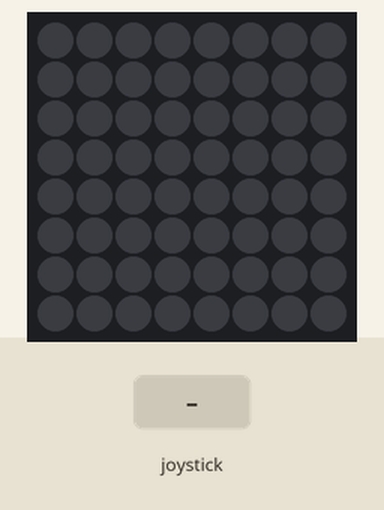
This program was run on a simulated Raspberry Pi (BCM pin numbers) with a Sense HAT. On the bench: the Sense HAT's 8×8 RGB LED matrix. Inputs (shaded band) come from the test bench. The pygame window is not drawn; what the program prints to the terminal is not drawn.

Above: at 1.6 s.
1.7 s: joystick pushed up
At 1.77 s:
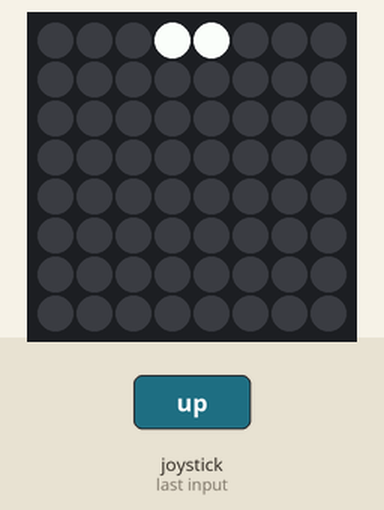
3.3 s: joystick pushed down
At 3.39 s:
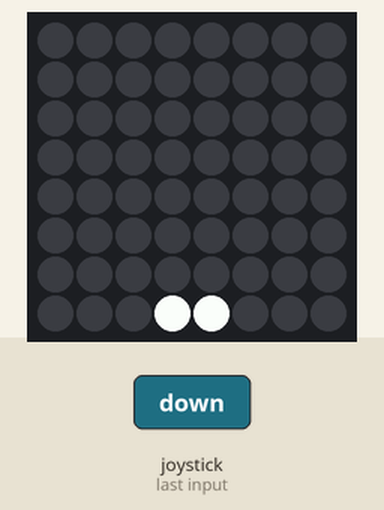
4.9 s: joystick pushed left
At 4.99 s:
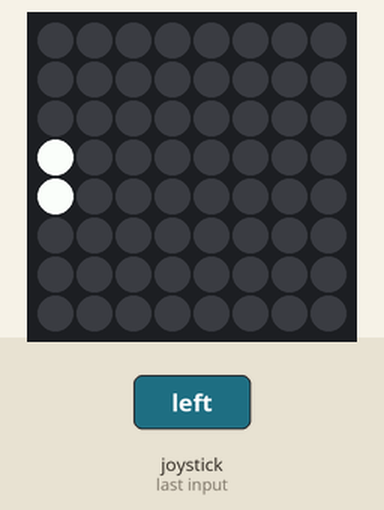
6.5 s: joystick pushed right
At 6.59 s:
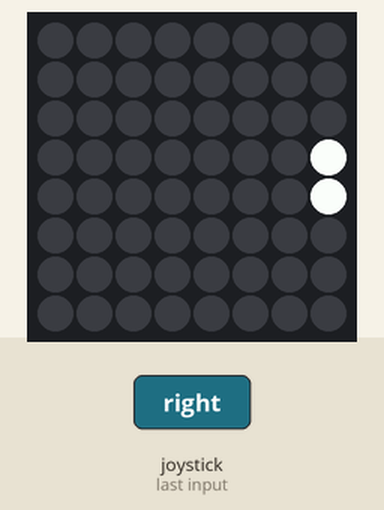
8.1 s: joystick clicked
At 8.19 s:
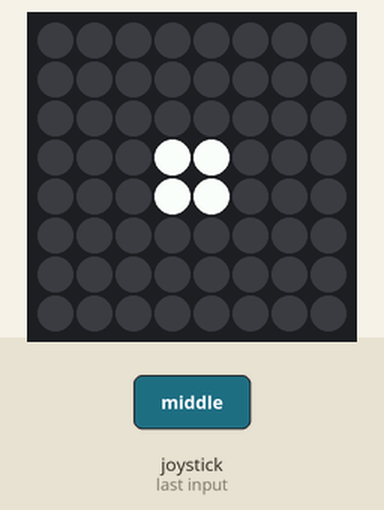
Timing chart, 0 to 10.7 s (numbered marks = the images above; inputs shaded):
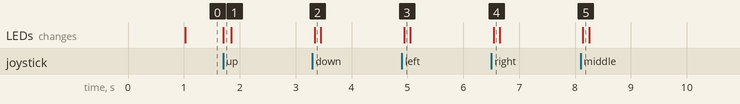

The program:

hat_joystick.py
```python
   #!/usr/bin/python
from sense_hat import SenseHat
import os
import time
import pygame  # See http://www.pygame.org/docs
from pygame.locals import *


print("Press Escape to quit")
time.sleep(1)

pygame.init()
pygame.display.set_mode((640, 480))

sense = SenseHat()
sense.clear()  # Blank the LED matrix

# 0, 0 = Top left
# 7, 7 = Bottom right
UP_PIXELS = [[3, 0], [4, 0]]
DOWN_PIXELS = [[3, 7], [4, 7]]
LEFT_PIXELS = [[0, 3], [0, 4]]
RIGHT_PIXELS = [[7, 3], [7, 4]]
CENTRE_PIXELS = [[3, 3], [4, 3], [3, 4], [4, 4]]


def set_pixels(pixels, col):
    for p in pixels:
        sense.set_pixel(p[0], p[1], col[0], col[1], col[2])


def handle_event(event, colour):
    if event.key == pygame.K_DOWN:
        set_pixels(DOWN_PIXELS, colour)
    elif event.key == pygame.K_UP:
        set_pixels(UP_PIXELS, colour)
    elif event.key == pygame.K_LEFT:
        set_pixels(LEFT_PIXELS, colour)
    elif event.key == pygame.K_RIGHT:
        set_pixels(RIGHT_PIXELS, colour)
    elif event.key == pygame.K_RETURN:
        set_pixels(CENTRE_PIXELS, colour)


running = True

BLACK = [0, 0, 0]
WHITE = [255, 255, 255]

while running:
    for event in pygame.event.get():
        if event.type == pygame.QUIT:
            running = False
        if event.type == KEYDOWN:
            if event.key == K_ESCAPE:
                running = False
            handle_event(event, WHITE)
        if event.type == KEYUP:
            handle_event(event, BLACK)
```

Measured:
- after the input at 1.7 s, the LEDs: change at once (image 1)
- after the input at 3.3 s, the LEDs: change at once (image 2)
- after the input at 4.9 s, the LEDs: change at once (image 3)
- after the input at 6.5 s, the LEDs: change at once (image 4)
- after the input at 8.1 s, the LEDs: change at once (image 5)
